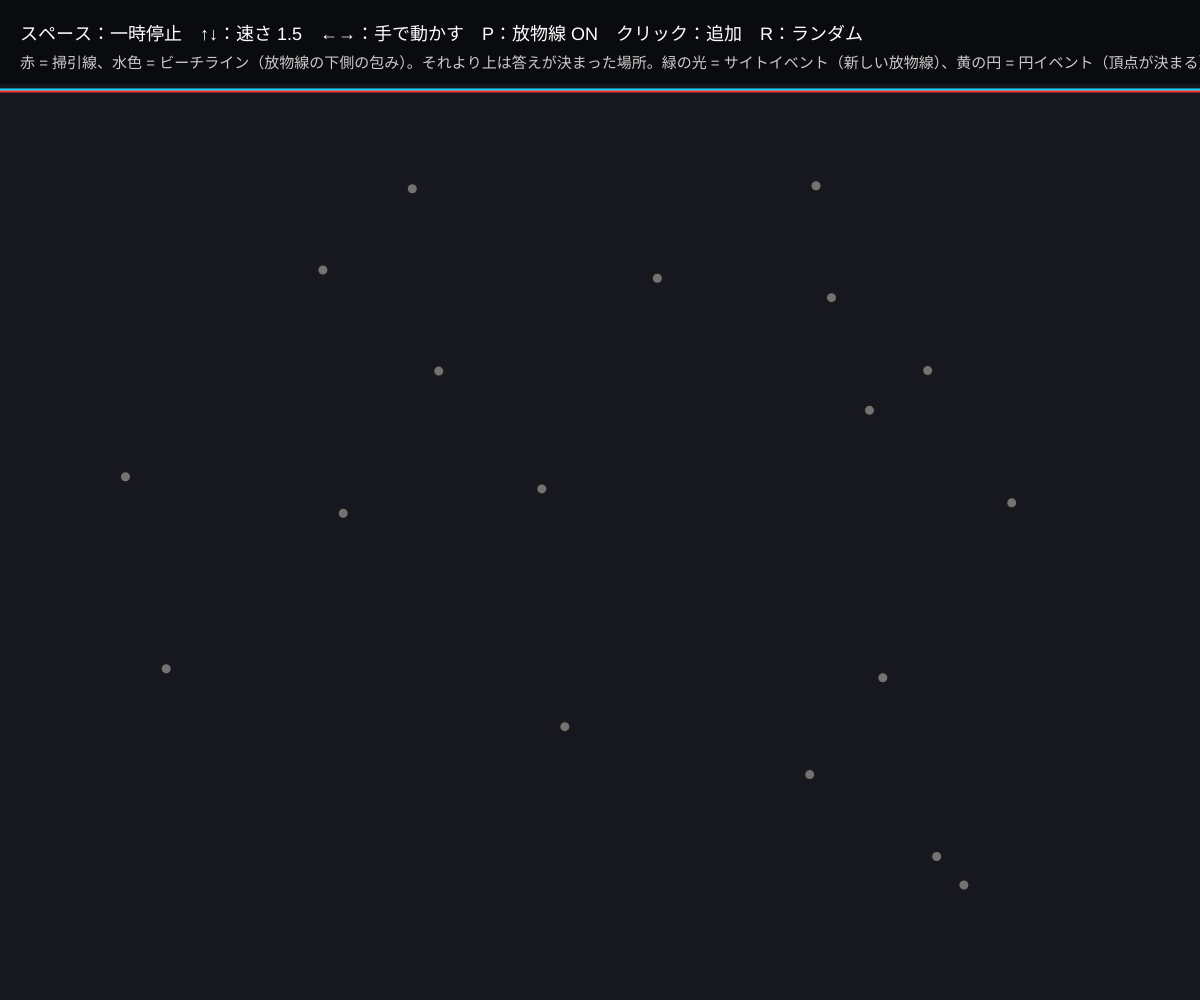
Frame 1 (no input)
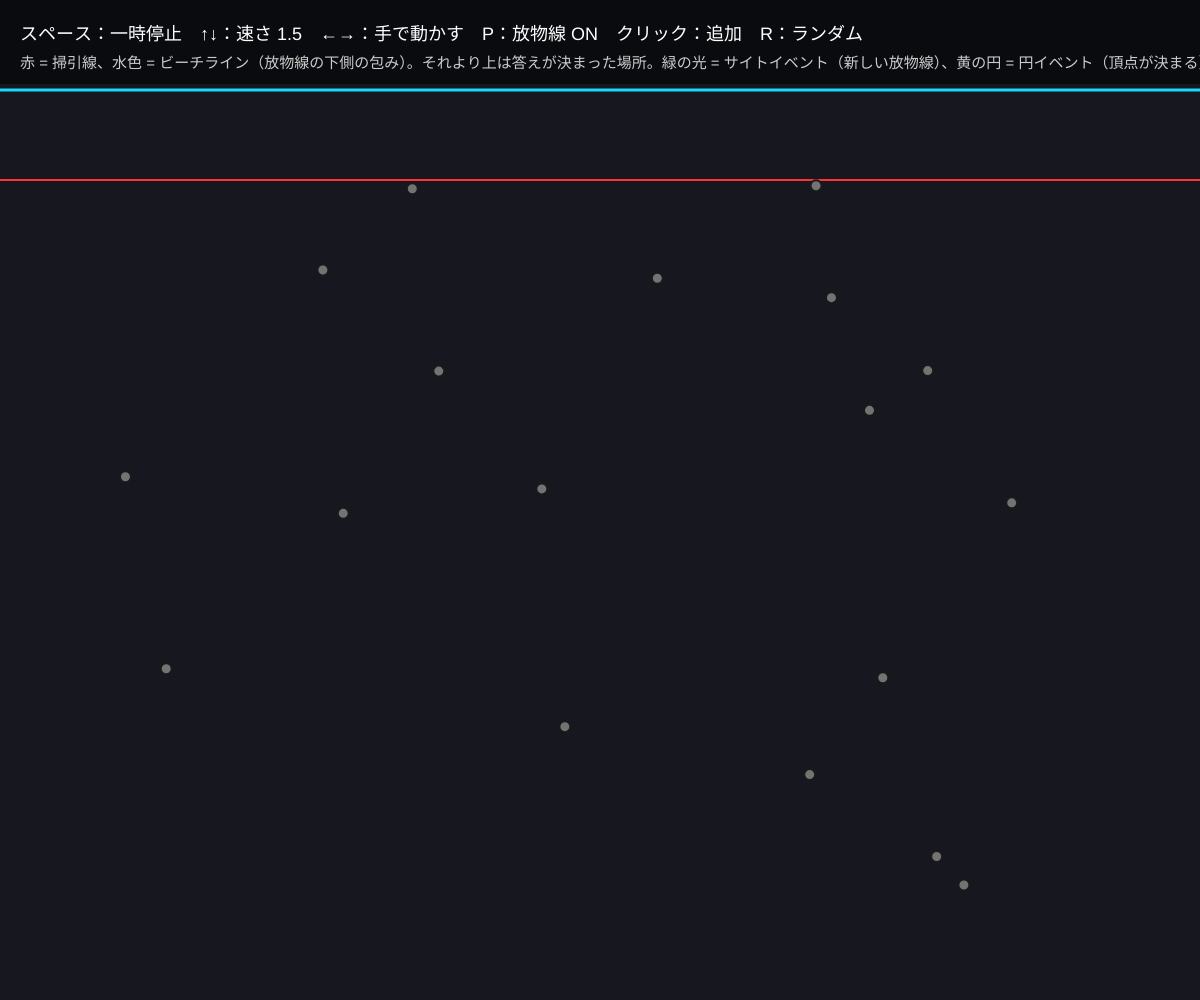
Frame 60 (no input)
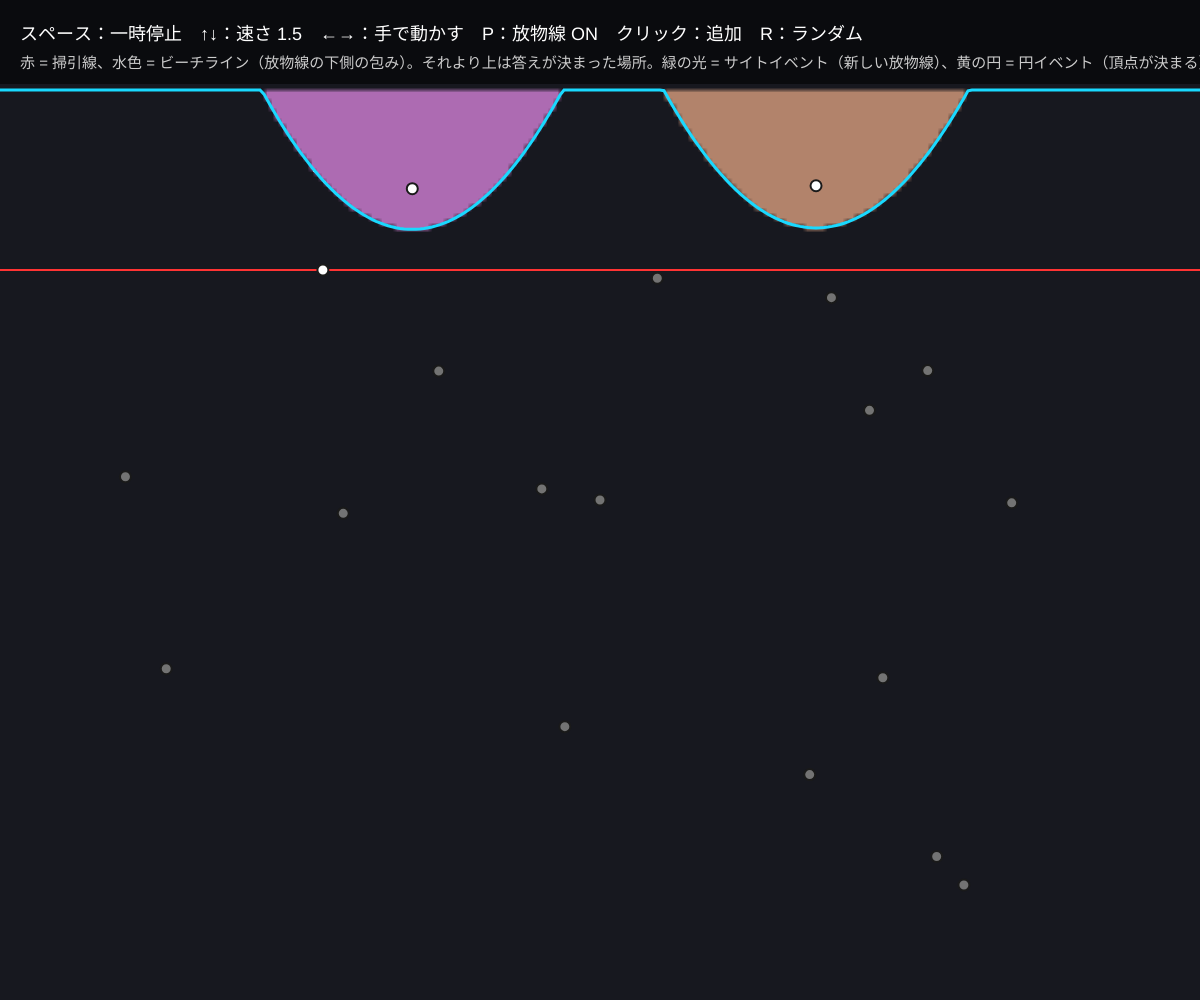
Frame 120 (the mouse pressed at the canvas centre since frame 60)

The p5.js sketch that drew these frames (run headless with seeded random() and noise() and a simulated clock; from frame 60 on, the mouse is pressed at the canvas centre):

// p5.js sketch
// ── sketch.js
// ============================================
// 05 フォーチュンのアルゴリズム（掃引線）
// 水平な線（掃引線）を上から下へ動かしながらボロノイ図を作る、速い方法 O(n log n) のしくみを見る
//   掃引線より上のサイトごとに「サイトと掃引線から等距離」の放物線ができる。その下側の包み = 汀線（ビーチライン）
//   ビーチラインより上は、もう答えが決まった場所。放物線どうしの交点がボロノイの辺をなぞっていく
// スペース = 一時停止 / ↑↓ = 速さ / ←→ = 手で動かす / P = 放物線 / クリック = サイトを追加 / R = ランダム
// ============================================

let sites = [];
let ly = 90;              // 掃引線の y
let speed = 1.5;          // ★ 掃引線の速さ（px / フレーム）
let paused = false;
let showPar = true;
let cells = [], tris = [], circ = [];
let beach = [];           // 各 x のビーチラインの y
let flashes = [];         // イベントの光
let res = 5, buf, gw, gh, cols = [];
let dirty = true;

function setup() {
  createCanvas(windowWidth, windowHeight);
  colorMode(HSB, 360, 100, 100, 100);
  gw = ceil(width / res); gh = ceil(height / res);
  buf = createGraphics(gw, gh);
  buf.pixelDensity(1);
  randomSites(18);
}
function randomSites(n) {
  sites = [];
  for (let i = 0; i < n; i++) sites.push({ x: random(60, width - 60), y: random(130, height - 60) });
  ly = 90; dirty = true;
}
function rebuild() {
  cells = sites.map((s, i) => voronoiCell(sites, i, 0, 90, width, height));
  tris = delaunay(sites);
  circ = tris.map((t) => circumcircle(sites[t[0]], sites[t[1]], sites[t[2]]));
  cols = sites.map((s, i) => hsbToRgb((i * 137.5) % 360, 40, 70));
  dirty = false;
}

// ★ サイト s と掃引線 y = L から等距離の点の y（放物線）
function parabolaY(s, x, L) { return (L * L - s.y * s.y - (x - s.x) * (x - s.x)) / (2 * (L - s.y)); }

function computeBeach() {
  beach = new Array(width + 1);
  for (let x = 0; x <= width; x++) {
    let y = -Infinity;
    for (let s of sites) if (ly - s.y > 0.5) y = Math.max(y, parabolaY(s, x, ly));
    beach[x] = y;
  }
}
function beachAt(x) { return beach[constrain(round(x), 0, width)]; }

// ビーチラインより上だけ、いちばん近いサイトの色で塗る
function paintBuffer() {
  buf.loadPixels();
  let px = buf.pixels;
  for (let gx = 0; gx < gw; gx++) {
    let x = (gx + 0.5) * res, by = beachAt(x);
    for (let gy = 0; gy < gh; gy++) {
      let y = (gy + 0.5) * res, k = 4 * (gx + gy * gw);
      if (y >= by || y < 90) { px[k + 3] = 0; continue; }
      let best = 0, bd = Infinity;
      for (let i = 0; i < sites.length; i++) { let d = (x - sites[i].x) ** 2 + (y - sites[i].y) ** 2; if (d < bd) { bd = d; best = i; } }
      let c = cols[best];
      px[k] = c[0]; px[k + 1] = c[1]; px[k + 2] = c[2]; px[k + 3] = 255;
    }
  }
  buf.updatePixels();
}

// 完成図のボロノイの辺のうち、ビーチラインより上の部分だけかく
function drawFixedEdges() {
  stroke(0, 0, 100); strokeWeight(2.5);
  for (let poly of cells) {
    for (let k = 0; k < poly.length; k++) {
      let p = poly[k], q = poly[(k + 1) % poly.length];
      if ((p.y <= 90.5 && q.y <= 90.5) || (p.x <= 0.5 && q.x <= 0.5) || (p.x >= width - 0.5 && q.x >= width - 0.5) || (p.y >= height - 0.5 && q.y >= height - 0.5)) continue;   // 画面のふち
      let n = max(1, ceil(dist(p.x, p.y, q.x, q.y) / 5)), run = -1;
      for (let j = 0; j <= n; j++) {
        let t = j / n, x = p.x + (q.x - p.x) * t, y = p.y + (q.y - p.y) * t;
        let vis = y < beachAt(x);
        if (vis && run < 0) run = t;
        if ((!vis || j === n) && run >= 0) {
          let t2 = vis ? t : (j - 1) / n;
          line(p.x + (q.x - p.x) * run, p.y + (q.y - p.y) * run, p.x + (q.x - p.x) * t2, p.y + (q.y - p.y) * t2);
          run = -1;
        }
      }
    }
  }
}

function draw() {
  background(230, 25, 12);
  if (dirty) rebuild();
  let prev = ly;
  if (!paused) ly += speed;
  if (ly > height * 1.8) ly = 90;              // 下まで行ったら最初から
  // イベント：サイトイベント（掃引線がサイトを通過）と円イベント（外接円のいちばん下を通過 = ボロノイの頂点が決まる）
  for (let s of sites) if (prev < s.y && ly >= s.y) flashes.push({ x: s.x, y: s.y, t: 30, site: true });
  for (let c of circ) { let bottom = c.y + sqrt(c.r2); if (prev < bottom && ly >= bottom) flashes.push({ x: c.x, y: c.y, t: 40, site: false, r: sqrt(c.r2) }); }

  computeBeach();
  paintBuffer();
  image(buf, 0, 0, gw * res, gh * res);
  drawFixedEdges();

  // 決まったボロノイの頂点
  noStroke(); fill(50, 90, 100);
  for (let c of circ) if (ly >= c.y + sqrt(c.r2)) circle(c.x, c.y, 8);

  // 放物線（1 つずつ）とビーチライン
  noFill();
  if (showPar) {
    stroke(190, 60, 100, 30); strokeWeight(1);
    for (let s of sites) {
      if (ly - s.y <= 0.5) continue;
      beginShape();
      for (let x = 0; x <= width; x += 8) { let y = parabolaY(s, x, ly); if (y > 90) vertex(x, y); else { endShape(); beginShape(); } }
      endShape();
    }
  }
  stroke(190, 90, 100); strokeWeight(3);
  beginShape();
  for (let x = 0; x <= width; x += 4) vertex(x, max(90, beach[x]));
  endShape();

  // 光るイベント
  for (let f of flashes) {
    f.t--;
    if (f.site) { stroke(130, 80, 100, f.t * 3); strokeWeight(2); line(f.x, f.y, f.x, ly); }
    else { noFill(); stroke(50, 90, 100, f.t * 2.5); strokeWeight(2); circle(f.x, f.y, 2 * f.r); }
  }
  flashes = flashes.filter((f) => f.t > 0);

  // 掃引線とサイト
  stroke(0, 80, 100); strokeWeight(2); line(0, ly, width, ly);
  for (let s of sites) { stroke(0, 0, 10); strokeWeight(2); fill(s.y < ly ? color(0, 0, 100) : color(0, 0, 45)); circle(s.x, s.y, 11); }

  noStroke(); fill(0, 0, 0, 55); rect(0, 0, width, 84);
  fill(0, 0, 100); textSize(18);
  text('スペース：' + (paused ? '再開' : '一時停止') + '　↑↓：速さ ' + nf(speed, 1, 1) + '　←→：手で動かす　P：放物線 ' + (showPar ? 'ON' : 'off') + '　クリック：追加　R：ランダム', 20, 40);
  fill(0, 0, 80); textSize(15);
  text('赤 = 掃引線、水色 = ビーチライン（放物線の下側の包み）。それより上は答えが決まった場所。緑の光 = サイトイベント（新しい放物線）、黄の円 = 円イベント（頂点が決まる）', 20, 68);
}

function mousePressed() { if (mouseY > 90) { sites.push({ x: mouseX, y: mouseY }); dirty = true; } }
function keyPressed() {
  if (key === ' ') paused = !paused;
  if (key === UP_ARROW) speed = min(8, speed + 0.5);
  if (key === DOWN_ARROW) speed = max(0.5, speed - 0.5);
  if (key === RIGHT_ARROW) { paused = true; ly = min(height * 1.8, ly + 12); }
  if (key === LEFT_ARROW) { paused = true; ly = max(90, ly - 12); }
  if (key === 'p' || key === 'P') showPar = !showPar;
  if (key === 'r' || key === 'R') randomSites(floor(random(8, 30)));
}

// ---------- やってみよう ----------
// 1. ←→ で少しずつ動かし、2 本の放物線の交点が、ちょうどボロノイの辺の上を動くことを確かめよう
// 2. 放物線が 1 本消える瞬間（円イベント）を見つけよう。そのとき掃引線は外接円のいちばん下に触れている
// 3. 掃引線の真上にあるサイトの放物線はとても細い（縦線）。掃引線から離れるほど広がるのはなぜ？
// 4. 本物のフォーチュン法は「イベントの順番待ちの列（優先度つきキュー）」と「ビーチラインの木」で O(n log n)。
//    このスケッチはすべての x で放物線を全部調べている（遅いが見やすい）。どこが速くできるか考えよう

// 色の変換（HSB → RGB 0〜255）
function hsbToRgb(h, s, b) {
  s /= 100; b /= 100;
  let k = (n) => (n + h / 60) % 6;
  let f = (n) => b * (1 - s * Math.max(0, Math.min(k(n), 4 - k(n), 1)));
  return [255 * f(5), 255 * f(3), 255 * f(1)];
}


// ==================================================
// ここから下は「ボロノイ図の道具」（ほかのスケッチにもそのままコピーして使える）
//   voronoiCell(sites, i, x0, y0, x1, y1) … サイト i の領域（多角形）。長方形を垂直二等分線で切っていく（O(n²)）
//   delaunay(pts) … ドロネー三角形分割（Bowyer–Watson 法）。[[i, j, k], ...] を返す
//   circumcircle(a, b, c) … 外接円 {x, y, r2}（r2 = 半径の 2 乗）
//   polyArea(poly) / polyCentroid(poly) … 多角形の面積と重心
// ==================================================
function voronoiCell(sites, i, x0, y0, x1, y1) {
  let poly = [{ x: x0, y: y0 }, { x: x1, y: y0 }, { x: x1, y: y1 }, { x: x0, y: y1 }];
  let a = sites[i];
  for (let j = 0; j < sites.length && poly.length > 2; j++) {
    if (j === i) continue;
    let b = sites[j];
    // a の側 ＝ (b − a)・p ≦ (|b|² − |a|²) / 2　（a と b の垂直二等分線で切る）
    poly = clipHalfPlane(poly, b.x - a.x, b.y - a.y, (b.x * b.x + b.y * b.y - a.x * a.x - a.y * a.y) / 2);
  }
  return poly;
}
// nx·x + ny·y ≦ c の側だけ残す（Sutherland–Hodgman の 1 本分）
function clipHalfPlane(poly, nx, ny, c) {
  let out = [];
  for (let k = 0; k < poly.length; k++) {
    let p = poly[k], q = poly[(k + 1) % poly.length];
    let dp = nx * p.x + ny * p.y - c, dq = nx * q.x + ny * q.y - c;
    if (dp <= 0) out.push(p);
    if ((dp < 0 && dq > 0) || (dp > 0 && dq < 0)) {
      let t = dp / (dp - dq);
      out.push({ x: p.x + (q.x - p.x) * t, y: p.y + (q.y - p.y) * t });
    }
  }
  return out;
}
function polyArea(poly) {
  let s = 0;
  for (let k = 0; k < poly.length; k++) { let p = poly[k], q = poly[(k + 1) % poly.length]; s += p.x * q.y - q.x * p.y; }
  return Math.abs(s) / 2;
}
function polyCentroid(poly) {
  let a = 0, cx = 0, cy = 0;
  for (let k = 0; k < poly.length; k++) {
    let p = poly[k], q = poly[(k + 1) % poly.length], cr = p.x * q.y - q.x * p.y;
    a += cr; cx += (p.x + q.x) * cr; cy += (p.y + q.y) * cr;
  }
  if (Math.abs(a) < 1e-9) {
    let sx = 0, sy = 0;
    for (let p of poly) { sx += p.x; sy += p.y; }
    return poly.length ? { x: sx / poly.length, y: sy / poly.length } : { x: 0, y: 0 };
  }
  return { x: cx / (3 * a), y: cy / (3 * a) };
}
function circumcircle(a, b, c) {
  let d = 2 * (a.x * (b.y - c.y) + b.x * (c.y - a.y) + c.x * (a.y - b.y));
  if (Math.abs(d) < 1e-9) return { x: (a.x + b.x + c.x) / 3, y: (a.y + b.y + c.y) / 3, r2: Infinity };
  let a2 = a.x * a.x + a.y * a.y, b2 = b.x * b.x + b.y * b.y, c2 = c.x * c.x + c.y * c.y;
  let x = (a2 * (b.y - c.y) + b2 * (c.y - a.y) + c2 * (a.y - b.y)) / d;
  let y = (a2 * (c.x - b.x) + b2 * (a.x - c.x) + c2 * (b.x - a.x)) / d;
  return { x, y, r2: (a.x - x) * (a.x - x) + (a.y - y) * (a.y - y) };
}
// Bowyer–Watson：点を 1 つずつ入れ、「外接円の中に新しい点がある三角形」を消して穴を新しい点とつなぐ
function delaunay(pts) {
  let n = pts.length;
  if (n < 3) return [];
  let x0 = Infinity, y0 = Infinity, x1 = -Infinity, y1 = -Infinity;
  for (let p of pts) { x0 = Math.min(x0, p.x); y0 = Math.min(y0, p.y); x1 = Math.max(x1, p.x); y1 = Math.max(y1, p.y); }
  let m = Math.max(x1 - x0, y1 - y0, 1) * 20, cx = (x0 + x1) / 2, cy = (y0 + y1) / 2;
  let P = pts.concat([{ x: cx - m, y: cy - m }, { x: cx + m, y: cy - m }, { x: cx, y: cy + m }]);   // 全部を囲む大きな三角形
  let mk = (i, j, k) => ({ v: [i, j, k], c: circumcircle(P[i], P[j], P[k]) });
  let tris = [mk(n, n + 1, n + 2)];
  for (let i = 0; i < n; i++) {
    let p = P[i], edges = new Map(), keep = [];
    for (let t of tris) {
      if ((p.x - t.c.x) * (p.x - t.c.x) + (p.y - t.c.y) * (p.y - t.c.y) < t.c.r2) {
        for (let e = 0; e < 3; e++) {
          let a = t.v[e], b = t.v[(e + 1) % 3], id = a < b ? a + '_' + b : b + '_' + a;
          if (edges.has(id)) edges.delete(id); else edges.set(id, [a, b]);   // 2 回出た辺 = 穴の内側なので消す
        }
      } else keep.push(t);
    }
    for (let [a, b] of edges.values()) keep.push(mk(a, b, i));
    tris = keep;
  }
  return tris.filter((t) => t.v[0] < n && t.v[1] < n && t.v[2] < n).map((t) => t.v);
}
